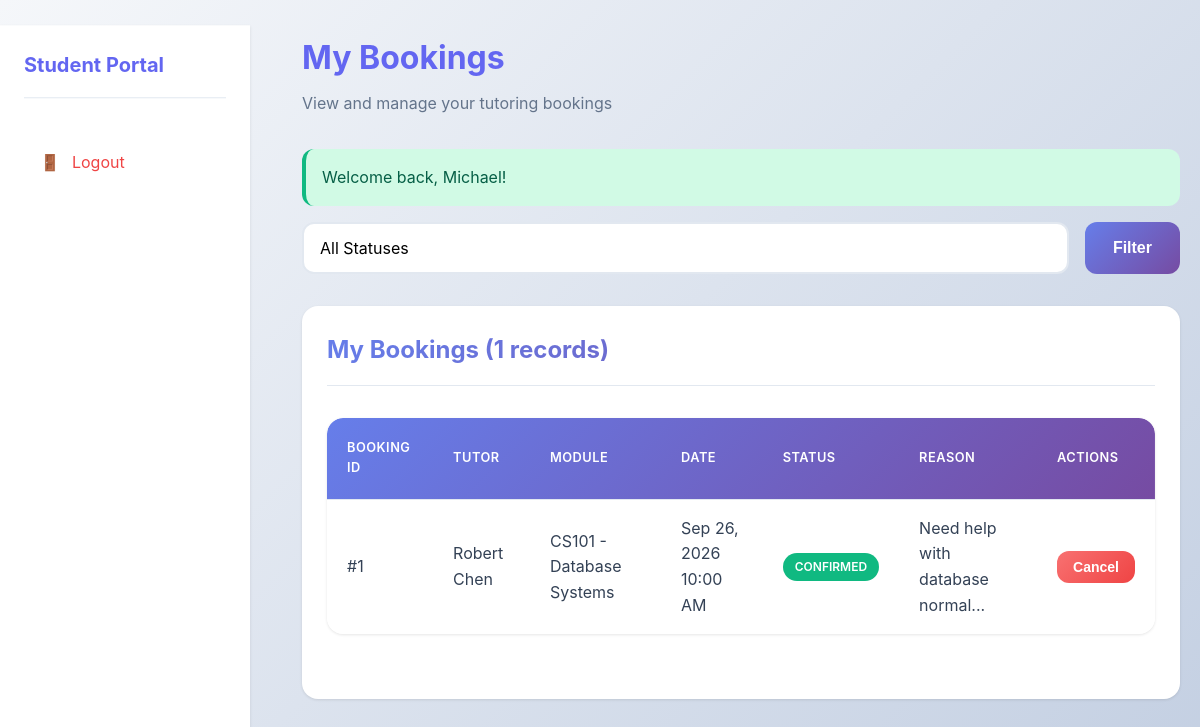
Page /student/bookings.php (signed in) on the committed database.
### tables this page shows
CREATE TABLE bookings (
    booking_id INT AUTO_INCREMENT PRIMARY KEY,
    student_id INT NOT NULL,
    tutor_id INT NOT NULL,
    module_id INT NOT NULL,
    slot_id INT,
    booking_date TIMESTAMP DEFAULT CURRENT_TIMESTAMP,
    status ENUM('pending', 'confirmed', 'completed', 'cancelled') DEFAULT 'pending',
    reason TEXT,
    created_at TIMESTAMP DEFAULT CURRENT_TIMESTAMP,
    FOREIGN KEY (student_id) REFERENCES students(student_id) ON DELETE CASCADE,
    FOREIGN KEY (tutor_id) REFERENCES tutors(tutor_id) ON DELETE CASCADE,
    FOREIGN KEY (module_id) REFERENCES modules(module_id) ON DELETE CASCADE,
    FOREIGN KEY (slot_id) REFERENCES available_slots(slot_id) ON DELETE SET NULL
);

CREATE TABLE tutors (
    tutor_id INT AUTO_INCREMENT PRIMARY KEY,
    tutor_number VARCHAR(20) NOT NULL UNIQUE,
    first_name VARCHAR(50) NOT NULL,
    last_name VARCHAR(50) NOT NULL,
    email VARCHAR(100) NOT NULL UNIQUE,
    password VARCHAR(255) NOT NULL,
    phone VARCHAR(20),
    status ENUM('active', 'inactive') DEFAULT 'active',
    created_at TIMESTAMP DEFAULT CURRENT_TIMESTAMP
);

CREATE TABLE modules (
    module_id INT AUTO_INCREMENT PRIMARY KEY,
    module_code VARCHAR(20) NOT NULL UNIQUE,
    module_name VARCHAR(100) NOT NULL,
    program_id INT NOT NULL,
    created_at TIMESTAMP DEFAULT CURRENT_TIMESTAMP,
    FOREIGN KEY (program_id) REFERENCES programs(program_id) ON DELETE CASCADE
);

### student/bookings.php (the view, shortened to what this page needs)
<?php
require_once '../config/database.php';
require_once '../includes/functions.php';
$student_id = getCurrentUserId();
$query = "
    SELECT b.*, t.first_name as tutor_name, t.last_name as tutor_last_name,
    m.module_code, m.module_name
    FROM bookings b
    JOIN tutors t ON b.tutor_id = t.tutor_id
    JOIN modules m ON b.module_id = m.module_id
    WHERE b.student_id = ?
";
$params = [$student_id];
$query .= " ORDER BY b.booking_date DESC";
$stmt = $pdo->prepare($query);
$stmt->execute($params);
$bookings = $stmt->fetchAll();
?>
<!DOCTYPE html>
<html lang="en">
<head>
    <link rel="stylesheet" href="../assets/css/style.css">
</head>
<body>
    <div class="dashboard-layout">
        <?php include '../includes/sidebar.php'; ?>
        <div class="main-content">
            <div class="container-fluid">
                <div class="page-header">
                    <h1>My Bookings</h1>
                    <p>View and manage your tutoring bookings</p>
                </div>
                <div class="filter-bar">
                    <form method="GET" action="" style="display: flex; gap: 1rem; width: 100%;">
                        <div class="filter-group">
                            <select name="status" class="form-control">
                                <option value="">All Statuses</option>
                            </select>
                        </div>
                        <button type="submit" class="btn btn-primary">Filter</button>
                    </form>
                </div>
                <div class="card">
                    <div class="card-header">
                        <h2>My Bookings (<?php echo count($bookings); ?> records)</h2>
                    </div>
                    <div class="card-body">
                        <?php if (empty($bookings)): ?>
                            <p>No bookings found.</p>
                            <a href="find_tutor.php" class="btn btn-primary">Find a Tutor</a>
                        <?php else: ?>
                            <div class="table-responsive">
                                <table>
                                    <thead>
                                        <tr>
                                            <th>Booking ID</th>
                                            <th>Tutor</th>
                                            <th>Module</th>
                                            <th>Date</th>
                                            <th>Status</th>
                                            <th>Reason</th>
                                            <th>Actions</th>
                                        </tr>
                                    </thead>
                                    <tbody>
                                        <?php foreach ($bookings as $booking): ?>
                                        <tr>
                                            <td>#<?php echo $booking['booking_id']; ?></td>
                                            <td><?php echo htmlspecialchars($booking['tutor_name'] . ' ' . $booking['tutor_last_name']); ?></td>
                                            <td><?php echo htmlspecialchars($booking['module_code'] . ' - ' . $booking['module_name']); ?></td>
                                            <td><?php echo formatDateTime($booking['booking_date']); ?></td>
                                            <td><span class="badge <?php echo getBookingStatusBadge($booking['status']); ?>"><?php echo ucfirst($booking['status']); ?></span></td>
                                            <td><?php echo truncateText(htmlspecialchars($booking['reason'] ?? 'N/A'), 30); ?></td>
                                            <td>
                                                <?php if ($booking['status'] === 'pending' || $booking['status'] === 'confirmed'): ?>
                                                    <form method="POST" action="" style="display: inline;" onsubmit="return confirm('Are you sure you want to cancel this booking?');">
                                                        <button type="submit" class="btn btn-sm btn-danger">Cancel</button>
                                                    </form>
                                                <?php endif; ?>
                                            </td>
                                        </tr>
                                        <?php endforeach; ?>
                                    </tbody>
                                </table>
                            </div>
                        <?php endif; ?>
                    </div>
                </div>
            </div>
        </div>
    </div>
</body>
</html>

### assets/css/style.css (style rules this page uses)
:root { --primary-color: #6366f1; --primary-dark: #4f46e5; --primary-light: #818cf8; --secondary-color: #8b5cf6; --success-color: #10b981; --danger-color: #ef4444; --warning-color: #f59e0b; --info-color: #06b6d4; --light-color: #f8fafc; --dark-color: #1e293b; --border-color: #e2e8f0; --text-color: #334155; --text-muted: #64748b; --white: #ffffff; --shadow: 0 1px 3px rgba(0, 0, 0, 0.1); --shadow-lg: 0 10px 25px rgba(0, 0, 0, 0.15); --shadow-xl: 0 20px 40px rgba(0, 0, 0, 0.2); --radius: 12px; --radius-lg: 16px; --gradient-primary: linear-gradient(135deg, #667eea 0%, #764ba2 100%); --gradient-secondary: linear-gradient(135deg, #f093fb 0%, #f5576c 100%); --gradient-success: linear-gradient(135deg, #4facfe 0%, #00f2fe 100%); }
* { margin: 0; padding: 0; box-sizing: border-box; }
body { font-family: -apple-system, BlinkMacSystemFont, 'Segoe UI', Roboto, 'Helvetica Neue', Arial, sans-serif; line-height: 1.6; color: var(--text-color); background: linear-gradient(135deg, #f5f7fa 0%, #c3cfe2 100%); min-height: 100vh; display: flex; flex-direction: column; }
html { scroll-behavior: smooth; }
.container-fluid { width: 100%; padding: 0 20px; }
.btn { display: inline-block; padding: 0.85rem 1.75rem; border: none; border-radius: var(--radius); font-size: 1rem; font-weight: 600; text-decoration: none; cursor: pointer; transition: all 0.3s ease; text-align: center; position: relative; overflow: hidden; transform: translateY(0); }
.btn::before { content: ''; position: absolute; top: 50%; left: 50%; width: 0; height: 0; border-radius: 50%; background: rgba(255, 255, 255, 0.3); transform: translate(-50%, -50%); transition: width 0.6s, height 0.6s; }
.btn-primary { background: var(--gradient-primary); color: var(--white); }
.btn-danger { background: linear-gradient(135deg, #f87171 0%, #ef4444 100%); color: var(--white); }
.btn-sm { padding: 0.5rem 1rem; font-size: 0.875rem; }
.card { background: var(--white); border-radius: var(--radius-lg); box-shadow: var(--shadow); padding: 1.5rem; margin-bottom: 1.5rem; transition: all 0.3s ease; border: 1px solid transparent; }
.card-header { border-bottom: 1px solid var(--border-color); padding-bottom: 1rem; margin-bottom: 1rem; }
.card-header h2, .card-header h3 { background: var(--gradient-primary); -webkit-background-clip: text; -webkit-text-fill-color: transparent; background-clip: text; margin: 0; }
.card-body { padding: 1rem 0; }
.form-control { width: 100%; padding: 0.85rem 1rem; border: 2px solid var(--border-color); border-radius: var(--radius); font-size: 1rem; font-family: inherit; transition: all 0.3s ease; background: var(--white); }
select.form-control { cursor: pointer; appearance: none; background-repeat: no-repeat; background-position: right 1rem center; background-size: 1.5rem; padding-right: 3rem; }
.table-responsive { overflow-x: auto; margin-bottom: 1.5rem; border-radius: var(--radius-lg); box-shadow: var(--shadow); }
table { width: 100%; border-collapse: separate; border-spacing: 0; background-color: var(--white); border-radius: var(--radius-lg); overflow: hidden; }
table thead { background: var(--gradient-primary); color: var(--white); }
table th, table td { padding: 1rem 1.25rem; text-align: left; border-bottom: 1px solid var(--border-color); transition: background-color 0.3s ease; }
table th { font-weight: 600; text-transform: uppercase; font-size: 0.8rem; letter-spacing: 0.5px; padding: 1.25rem; }
table tbody tr { transition: all 0.3s ease; }
table tbody tr:last-child td { border-bottom: none; }
.badge { display: inline-block; padding: 0.25rem 0.75rem; border-radius: 9999px; font-size: 0.75rem; font-weight: 600; text-transform: uppercase; }
.badge-success { background-color: var(--success-color); color: var(--white); }
.dashboard-layout { display: grid; grid-template-columns: 250px 1fr; gap: 2rem; min-height: calc(100vh - 70px); }
.main-content { padding: 2rem 0; }
.page-header { margin-bottom: 2rem; }
.page-header h1 { color: var(--primary-color); margin-bottom: 0.5rem; }
.page-header p { color: var(--text-muted); }
.filter-bar { display: flex; gap: 1rem; margin-bottom: 2rem; flex-wrap: wrap; align-items: flex-end; }
.filter-group { flex: 1; min-width: 200px; }

### rows in the picture
bookings: booking_id "1", tutor.last_name "Robert Chen", module.module_name "CS101 - Database Systems", booking_date "Sep 26, 2026 10:00 AM", status "CONFIRMED", reason "Need help with database normal..."

### other values in the picture
getCurrentUserRole() "Student"
$message "Welcome back, Michael!"
count($bookings) "1"
